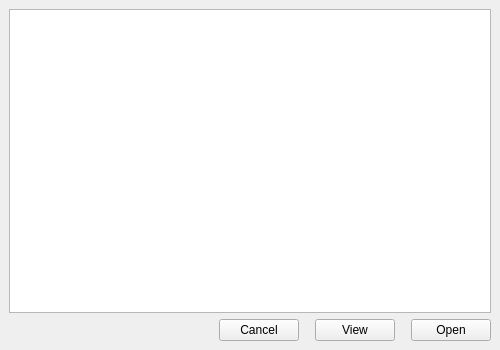
<?xml version="1.0" encoding="UTF-8"?>
<ui version="4.0">
 <class>file_explorer</class>
 <widget class="QMainWindow" name="file_explorer">
  <property name="geometry">
   <rect>
    <x>0</x>
    <y>0</y>
    <width>500</width>
    <height>350</height>
   </rect>
  </property>
  <property name="minimumSize">
   <size>
    <width>500</width>
    <height>350</height>
   </size>
  </property>
  <property name="maximumSize">
   <size>
    <width>800</width>
    <height>500</height>
   </size>
  </property>
  <property name="windowTitle">
   <string>MainWindow</string>
  </property>
  <widget class="QWidget" name="file_exp">
   <layout class="QGridLayout" name="gridLayout">
    <item row="0" column="0">
     <widget class="QTreeView" name="treeView">
      <property name="enabled">
       <bool>true</bool>
      </property>
     </widget>
    </item>
    <item row="1" column="0">
     <layout class="QHBoxLayout" name="horizontalLayout">
      <item>
       <spacer name="horizontalSpacer_3">
        <property name="orientation">
         <enum>Qt::Horizontal</enum>
        </property>
        <property name="sizeHint" stdset="0">
         <size>
          <width>40</width>
          <height>20</height>
         </size>
        </property>
       </spacer>
      </item>
      <item>
       <widget class="QPushButton" name="cancel">
        <property name="text">
         <string>Cancel</string>
        </property>
       </widget>
      </item>
      <item>
       <spacer name="horizontalSpacer">
        <property name="orientation">
         <enum>Qt::Horizontal</enum>
        </property>
        <property name="sizeType">
         <enum>QSizePolicy::Fixed</enum>
        </property>
        <property name="sizeHint" stdset="0">
         <size>
          <width>10</width>
          <height>20</height>
         </size>
        </property>
       </spacer>
      </item>
      <item>
       <widget class="QPushButton" name="view">
        <property name="text">
         <string>View</string>
        </property>
       </widget>
      </item>
      <item>
       <spacer name="horizontalSpacer_2">
        <property name="orientation">
         <enum>Qt::Horizontal</enum>
        </property>
        <property name="sizeType">
         <enum>QSizePolicy::Fixed</enum>
        </property>
        <property name="sizeHint" stdset="0">
         <size>
          <width>10</width>
          <height>20</height>
         </size>
        </property>
       </spacer>
      </item>
      <item>
       <widget class="QPushButton" name="open">
        <property name="text">
         <string>Open</string>
        </property>
       </widget>
      </item>
     </layout>
    </item>
   </layout>
  </widget>
 </widget>
 <resources/>
 <connections/>
</ui>
